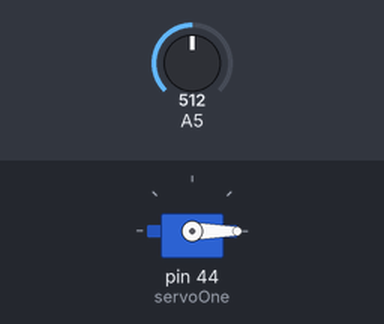
Bench run of a sketch on a simulated Arduino Mega 2560, built with avr-gcc and run on an emulated ATmega2560. Shown: servo. Inputs (shaded band) come from the test bench; at power-on: A5 = 512.

Above: at 0.01 s.
At 7.28 s:
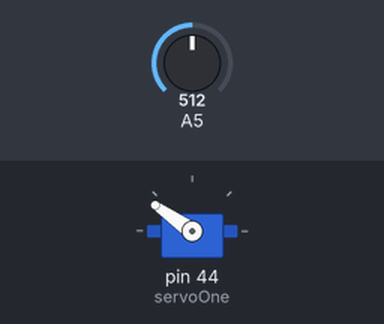
7.3 s: A5 set to 306
At 9.05 s:
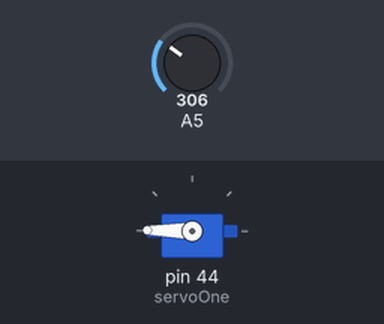
Timing chart, 0 to 16.3 s (numbered marks = the images above; inputs shaded):
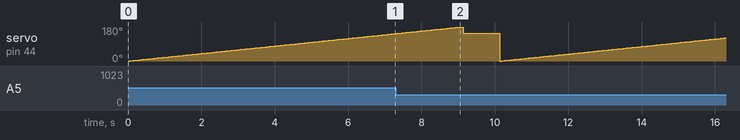

The sketch:

light-following-2.ino
```cpp
/*
Kimberly Yip
CS.232: Art, Interactivity, and Microcontrollers

Create an enhanced version of the above where after the servo completes its sweep,
it stops and moves to the brightest point it had seen.
Delay a moment, then repeat:
sweep again, then after sweeping,
point to the brightest spot.
Repeat forever.*/

#include <Servo.h>

Servo servoOne;

void setup() {
  servoOne.attach(44);
  Serial.begin(9600);
}

void loop() {
  int lightSensor;
  int minimum = 1000; //Keeps track of the minimum value
  int angle; //Keeps track of the angle where the minimum value is found

  //Moves the servo and light sensor from one end to the other, reading the value of the light sensor each time
  for (int j = 0; j < 180; j++){
    servoOne.write(j);
    lightSensor = analogRead(A5);
    //If the lightSensor value is less than the current minimum, set value of minimum to light sensor value
    if (lightSensor < minimum){
      minimum = lightSensor;
      angle = j;
    }
    delay(50);
  }
  delay(100);
  servoOne.write(angle);
  delay(1000);
}
```
